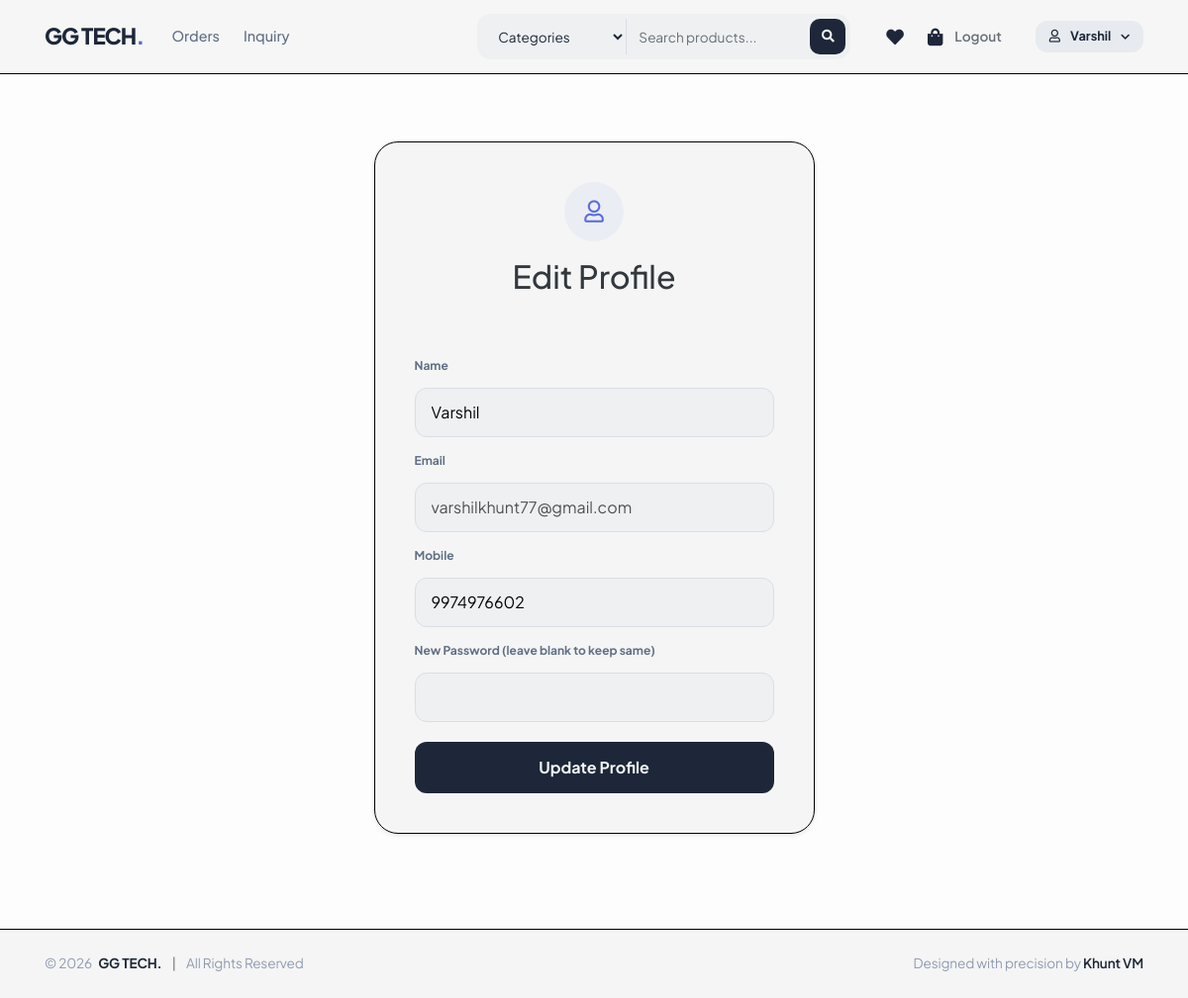
Screenshot of /edit_user.php (signed in) with the database file from the repository.
### tables this page shows
CREATE TABLE `users_registration` (
  `id` int(11) NOT NULL,
  `name` varchar(100) DEFAULT NULL,
  `email` varchar(100) DEFAULT NULL,
  `mobile` varchar(15) DEFAULT NULL,
  `password` varchar(100) DEFAULT NULL
);

### admin/config.php (called while the page is built, shortened)
<?php
	function get($db, $fldlist, $tblname, $condition, $ord)
	{
		return mysqli_query($db,"SELECT $fldlist FROM $tblname $condition $ord");
	}
?>

### edit_user.php (the view, shortened to what this page needs)
<?php
include "admin/db.php";
$uid = $_SESSION['user_id'];
$res = get($db,"*","users_registration","WHERE id='$uid'","");
$user = mysqli_fetch_assoc($res);
include "header.php";
?>
<main class="flex-fill d-flex align-items-center py-5">
<div class="container">
<div class="row justify-content-center">
<div class="col-xl-5 col-lg-6 col-md-8">
<div class="inquiry-card shadow-sm">
<div class="text-center mb-5">
<div class="icon-circle mb-3">
<i class="far fa-user"></i>
</div>
<h2 class="fw-800 text-dark mb-2">Edit Profile</h2>
</div>
<form method="post">
<label>Name</label>
<input type="text" name="name" class="custom-input"
value="<?= $user['name'] ?>" required>
<label>Email</label>
<input type="email"
value="<?= $user['email'] ?>"
class="custom-input"
disabled>
<label>Mobile</label>
<input type="text" name="mobile" class="custom-input"
value="<?= $user['mobile'] ?>" required>
<label>New Password <span>(leave blank to keep same)</span></label>
<input type="password" name="password" class="custom-input">
<button type="submit" name="update" class="btn btn-inquiry w-100">
Update Profile
</button>
</form>
</div>
</div>
</div>
</div>
</main>
<?php include "footer.php"; ?>

### header.php (shortened to what this page needs)
<?php
include_once "admin/db.php";
if (isset($_SESSION['login']) && $_SESSION['login'] === true && isset($_SESSION['user_id'])) {
    $mb = $_SESSION['email'];
    $result = get($db,"name","users_registration","WHERE email='".$mb."'","");
    $record = mysqli_fetch_array($result);
}
else {
    $record = ['name' => 'Guest'];
}
?>
<!doctype html>
<html lang="en">
<head>
<link rel="stylesheet" href="css/bootstrap.min.css">
<link rel="stylesheet" href="https://cdnjs.cloudflare.com/ajax/libs/font-awesome/5.15.4/css/all.min.css">
</head>
<body>
<nav class="navbar navbar-expand-lg fixed-top">
<div class="container">
<a href="index.php" class="navbar-brand">GG TECH<span style="color:var(--accent-blue)">.</span></a>
<div class="collapse navbar-collapse" id="menu">
    <ul class="navbar-nav mr-auto">
        <li class="nav-item"><a href="orders.php" class="nav-link">Orders</a></li>
        <li class="nav-item"><a href="inquiry.php" class="nav-link">Inquiry</a></li>
    </ul>
    <form class="form-inline" method="GET" action="index.php">
        <div class="search-group mr-lg-4">
            <select name="category" class="form-control cat-select shadow-none" onchange="this.form.submit()">
                <option value="">Categories</option>
            </select>
            <input type="text" name="search" class="form-control search-input shadow-none"
                   placeholder="Search products..." value="<?php echo $_GET['search'] ?? ''; ?>">
            <button type="submit" class="btn-submit">
                <i class="fas fa-search" style="font-size: 0.8rem;"></i>
            </button>
        </div>
        <div class="d-flex align-items-center">
            <a href="wishlist.php" class="cart-wrap">
				<i class="fas fa-heart"></i>
			</a>
				<a href="cart.php" class="cart-wrap">
					<i class="fas fa-shopping-bag"></i>
				</a>
				<?php if (!isset($_SESSION['login']) || $_SESSION['login'] !== true): ?>
					<a href="login.php" class="auth-link mr-3">Login</a>
				<?php else: ?>
					<a href="logout.php" class="auth-link text-muted mr-3">Logout</a>
				<?php endif; ?>
            <?php if(isset($_SESSION['login']) && $_SESSION['login']===true): ?>
			<div class="dropdown ml-2" style="position:relative;">
				<div class="user-pill profile-toggle" onclick="toggleProfileMenu(this)">
					<i class="far fa-user mr-1"></i>
					<?php echo htmlspecialchars(explode(' ', $record['name'])[0]); ?>
					<i class="fas fa-chevron-down arrow ml-1"></i>
				</div>
			</div>
			<?php endif; ?>
        </div>
    </form>
</div>
</div>
</nav>
</body>
</html>

### header.php (style rules this page uses)
body { filter: brightness(96%); }
:root { --nav-bg: #ffffff; --accent-blue: #5e72e4; --input-bg: #f4f6f9; --text-main: #1e293b; --text-muted: #64748b; }
body { padding-top: 95px; font-family: 'Plus Jakarta Sans', sans-serif; background-color: #fdfdfd; color: var(--text-main); }
.navbar { background-color: rgba(255, 255, 255, 0.9) !important; backdrop-filter: saturate(180%) blur(15px); border-bottom: 1px solid #000; padding: 14px 0; }
.navbar-brand { font-weight: 800; color: var(--text-main) !important; font-size: 1.4rem; letter-spacing: -1px; text-transform: uppercase; }
.nav-link { color: var(--text-muted) !important; font-weight: 500; font-size: 0.9rem; padding: 8px 12px !important; transition: color 0.2s ease; }
.search-group { background: var(--input-bg); border-radius: 14px; padding: 4px; display: flex; align-items: center; border: 1px solid transparent; transition: border 0.3s ease; }
.cat-select, .search-input { background: transparent !important; border: none !important; font-size: 0.85rem !important; color: var(--text-main); height: 36px; }
.cat-select { width: 130px; border-right: 1px solid #e2e8f0 !important; border-radius: 0; cursor: pointer; }
.search-input { width: 180px; padding-left: 12px; }
.btn-submit { background: var(--text-main); color: white; border: none; border-radius: 10px; width: 36px; height: 36px; display: flex; align-items: center; justify-content: center; }
.cart-wrap { position: relative; padding: 0 12px; color: var(--text-main); font-size: 1.1rem; }
.user-pill { background: #f1f5f9; padding: 6px 14px; border-radius: 12px; font-size: 0.8rem; font-weight: 700; margin-left: 10px; color: var(--text-main); }
.auth-link { font-weight: 600; font-size: 0.85rem; color: var(--text-main); text-decoration: none !important; }
.profile-toggle { cursor:pointer; display:flex; align-items:center; gap:6px; transition:all .15s ease; }
.arrow { font-size:10px; transition:transform .2s ease; }

### edit_user.php (style rules this page uses)
:root { --accent:#5e72e4; --text-dark:#1e293b; --input-bg:#f8fafc; }
.inquiry-card { background:#fff; border-radius:24px; padding:40px; border:1px solid #000; }
.icon-circle { width:60px; height:60px; background:#f5f7ff; color:var(--accent); border-radius:50%; display:inline-flex; align-items:center; justify-content:center; font-size:1.4rem; }
label { font-size:.75rem; font-weight:700; color:#64748b; margin-top:15px; }
.custom-input { width:100%; padding:12px 16px; border-radius:12px; border:1px solid #e2e8f0; background:var(--input-bg); margin-top:5px; transition:.2s; }
.btn-inquiry { background:var(--text-dark); color:#fff; border-radius:12px; padding:14px; font-weight:700; margin-top:20px; border:none; transition:.25s; }

### footer.php (style rules this page uses)
body { filter: brightness(96%); }
body { display: flex; flex-direction: column; min-height: 100vh; }

### rows the page displays
users_registration: name "Varshil", email "varshilkhunt77@gmail.com", mobile "9974976602"
